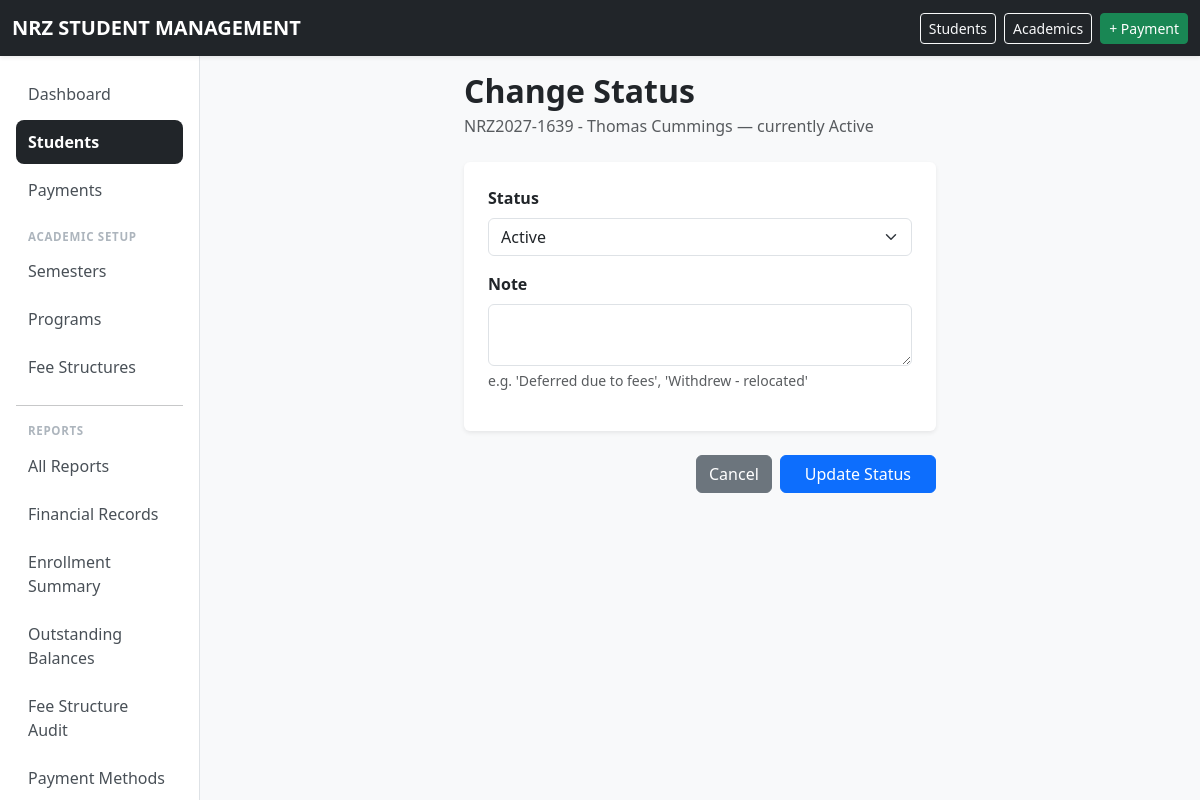
The app's page /students/93/status/ (signed in), older data.
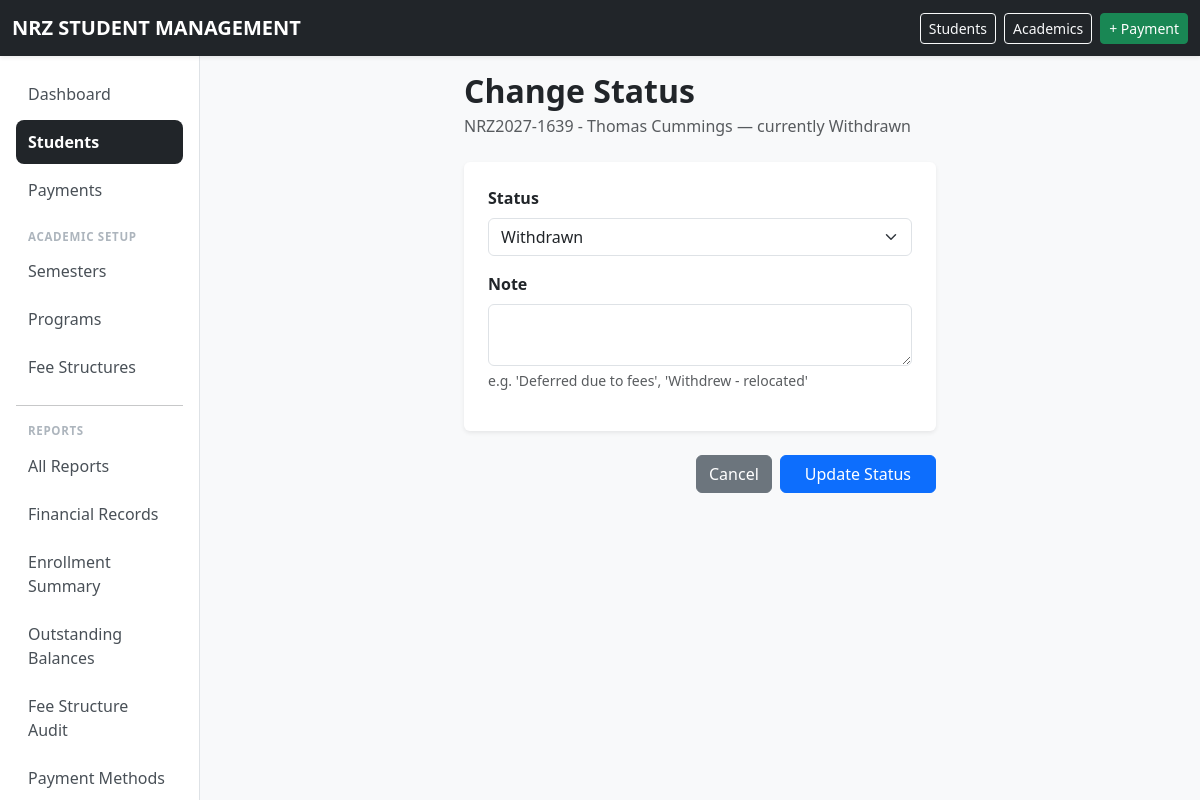
The same page, newer data.
### school/models.py (models this page shows, shortened)
class Student(models.Model):
    ACTIVE = "ACTIVE"
    DEFERRED = "DEFERRED"
    WITHDRAWN = "WITHDRAWN"
    COMPLETED = "COMPLETED"
    STATUS_CHOICES = [
        (ACTIVE, "Active"),
        (DEFERRED, "Deferred"),
        (WITHDRAWN, "Withdrawn"),
        (COMPLETED, "Completed"),
    ]
    student_number = models.CharField(
        max_length=30,
        unique=True,
    )
    first_name = models.CharField(
        max_length=100,
    )
    national_id = models.CharField(
        max_length=100,
    )
    last_name = models.CharField(
        max_length=100,
    )
    date_of_birth = models.DateField(
        null=True,
        blank=True,
    )
    gender = models.CharField(
        max_length=20,
        blank=True,
    )
    guardian_name = models.CharField(
        max_length=150,
        blank=True,
    )
    guardian_phone = models.CharField(
        max_length=30,
        blank=True,
    )
    student_phone = models.CharField(
        max_length=30,
        blank=True ,
    )
    address = models.TextField(
        blank=True,
    )
    program = models.ForeignKey(
        Program,
        on_delete=models.PROTECT,
        related_name="students",
    )
    intake_year = models.ForeignKey(
        AcademicYear,
        on_delete=models.PROTECT,
        related_name="students",
    )
    status = models.CharField(
        max_length=20,
        choices=STATUS_CHOICES,
        default=ACTIVE,
    )
    created_at = models.DateTimeField(
        auto_now_add=True,
    )
    class Meta:
        ordering = [
            "last_name",
            "first_name",
        ]
        permissions = [
            ("can_view_financial_reports", "Can view financial reports"),
            ("can_view_outstanding_reports", "Can view outstanding balances"),
            ("can_record_payments", "Can record payments"),
        ]
    def __str__(self):
        return (
            f"{self.student_number} - "
            f"{self.first_name} "
            f"{self.last_name}"
        )

### school/views.py (the view, shortened to what this page needs)
@permission_required("school.change_student", raise_exception=True)
def student_status_change(request, pk):
    student = get_object_or_404(Student, pk=pk)
    form = StudentStatusChangeForm(request.POST or None, initial={"status": student.status})
    return render(
        request,
        "school/student_status_form.html",
        {
            "form": form,
            "student": student,
        },
    )

### school/forms.py
class StudentStatusChangeForm(BootstrapFormMixin, forms.Form):
    status = forms.ChoiceField(choices=Student.STATUS_CHOICES)
    note = forms.CharField(
        widget=forms.Textarea(attrs={"rows": 2}),
        required=False,
        help_text="e.g. 'Deferred due to fees', 'Withdrew - relocated'",
    )

### school/context_processors.py (called while the page is built)
def time_override_enabled(request):
    return {
        'ENABLE_TIME_OVERRIDE': getattr(settings, 'ENABLE_TIME_OVERRIDE', False)
    }

### templates/school/student_status_form.html (shortened to what this page needs)
{% extends "base.html" %}
{% block content %}
<div class="row justify-content-center">
    <div class="col-xl-6">
        <div class="mb-4">
            <h2 class="fw-bold mb-1">Change Status</h2>
            <p class="text-muted">{{ student }} — currently {{ student.get_status_display }}</p>
        </div>
        <form method="post">
            <div class="card border-0 shadow-sm mb-4">
                <div class="card-body p-4">
                    {% for field in form %}
                    <div class="mb-3">
                        <label for="{{ field.id_for_label }}" class="form-label fw-semibold">{{ field.label }}</label>
                        {{ field }}
                        {% if field.help_text %}<div class="form-text">{{ field.help_text }}</div>{% endif %}
                    </div>
                    {% endfor %}
                </div>
            </div>
            <div class="d-flex gap-2 justify-content-end">
                <a href="{% url 'student_detail' student.pk %}" class="btn btn-secondary">Cancel</a>
                <button type="submit" class="btn btn-primary px-4">Update Status</button>
            </div>
        </form>
    </div>
</div>
{% endblock %}

Row changes from the older to the newer data that the page shows:
changed Student "NRZ2027-1639 - Thomas Cummings": status "Active" → "Withdrawn"
Text that changed along with them:
form field status: "Active" → "Withdrawn"
